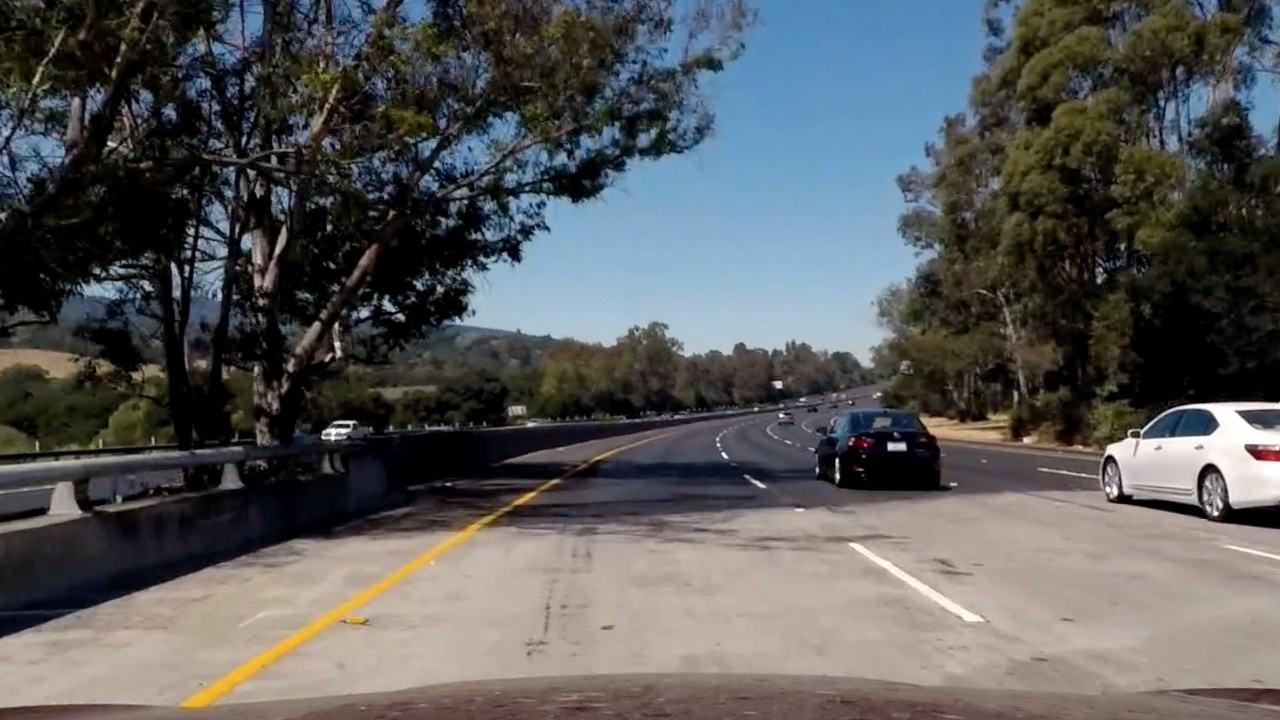
#> input picture Lesson 7/ColorandGradient/bridge_shadow.jpg, 1280 x 720 px, found by its file name
$ python process.py   (older library calls are emulated)
#> lines starting #> are read from the running program, lines starting #| are printed output that depends on the picture
import numpy as np
import cv2
import matplotlib.pyplot as plt
import matplotlib.image as mpimg


image = mpimg.imread('.\\SelfDrivingCarEngineer\\Lesson 7\\ColorandGradient\\bridge_shadow.jpg')
#> image is the input picture: shape (720, 1280, 3); mean R, G, B 89.7, 90.6, 90.8

# Edit this function to create your own pipeline.
def pipeline(img, s_thresh=(170, 255), sx_thresh=(20, 100)):
#> called with s_thresh = (170, 255), sx_thresh = (20, 100)
    img = np.copy(img)
    # Convert to HLS color space and separate the V channel
    hls = cv2.cvtColor(img, cv2.COLOR_RGB2HLS)
#> hls: shape (720, 1280, 3); mean of channels 0, 1, 2 55.3, 90.3, 67
    l_channel = hls[:,:,1]
    s_channel = hls[:,:,2]
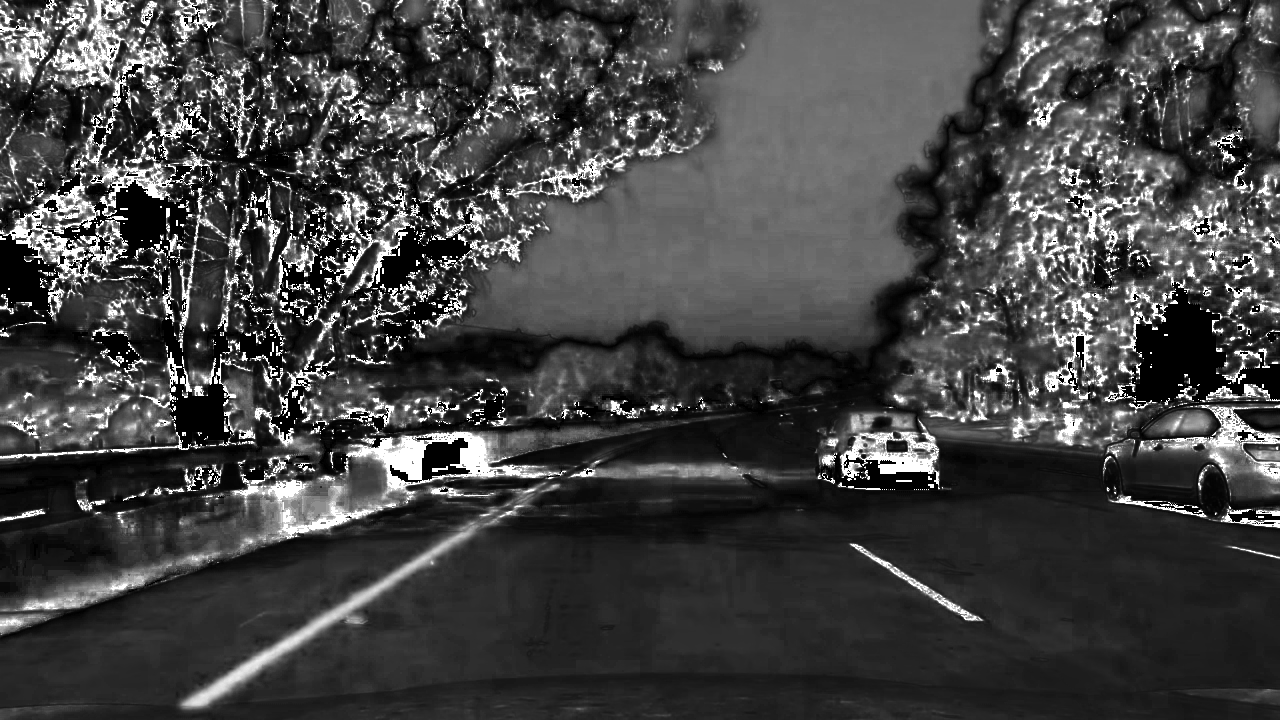
#> s_channel: shape (720, 1280); min 0, max 255, mean 67
    # Sobel x
    sobelx = cv2.Sobel(l_channel, cv2.CV_64F, 1, 0) # Take the derivative in x
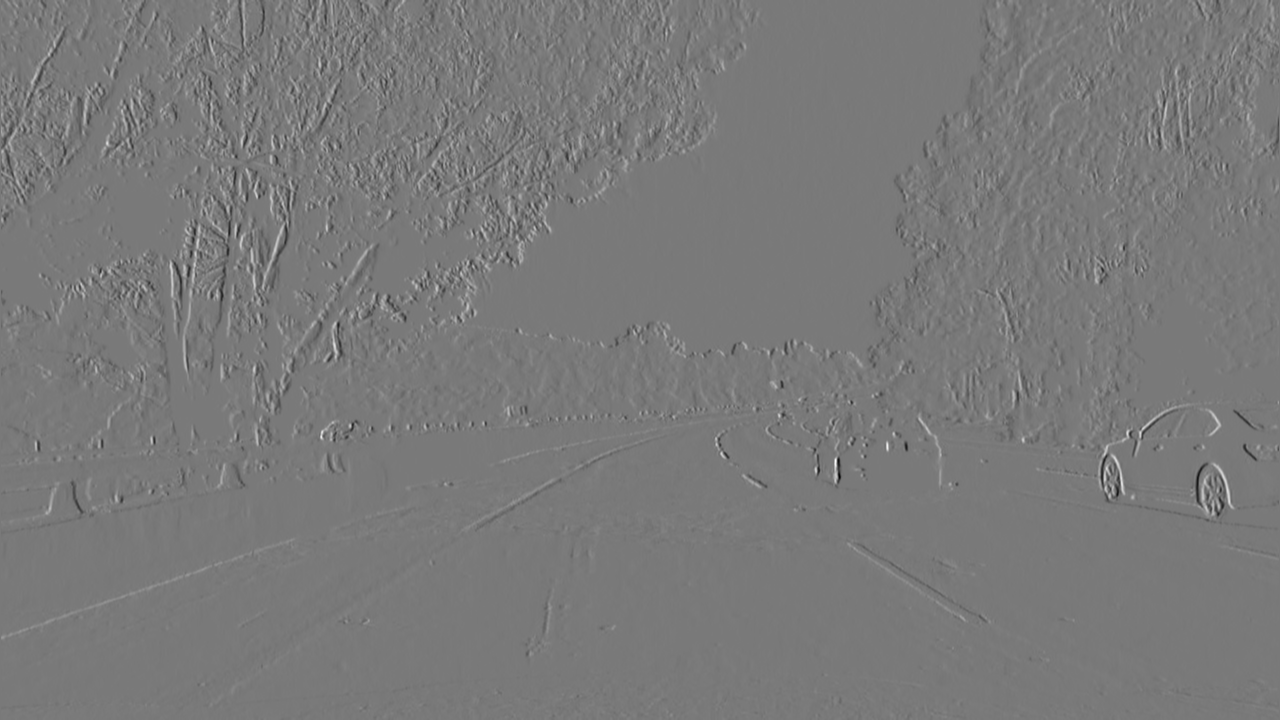
#> sobelx: shape (720, 1280) float64; min -785, max 859, mean 0.2; drawn with min black and max white
    abs_sobelx = np.absolute(sobelx) # Absolute x derivative to accentuate lines away from horizontal
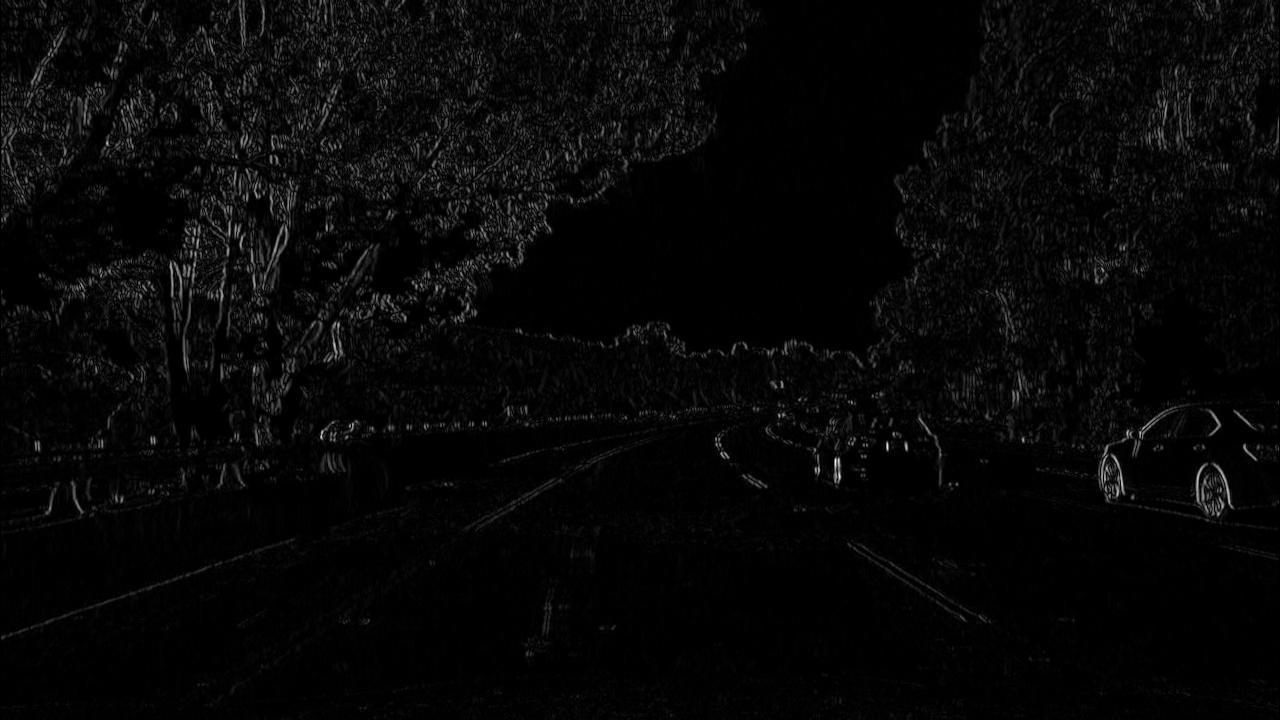
#> abs_sobelx: shape (720, 1280) float64; min 0, max 859, mean 25.8; drawn with min black and max white
    scaled_sobel = np.uint8(255*abs_sobelx/np.max(abs_sobelx))

    # Threshold x gradient
    sxbinary = np.zeros_like(scaled_sobel)
    sxbinary[(scaled_sobel >= sx_thresh[0]) & (scaled_sobel <= sx_thresh[1])] = 1

    # Threshold color channel
    s_binary = np.zeros_like(s_channel)
    s_binary[(s_channel >= s_thresh[0]) & (s_channel <= s_thresh[1])] = 1
    # Stack each channel
    color_binary = np.dstack(( np.zeros_like(sxbinary), sxbinary, s_binary)) * 255
    return color_binary

result = pipeline(image)
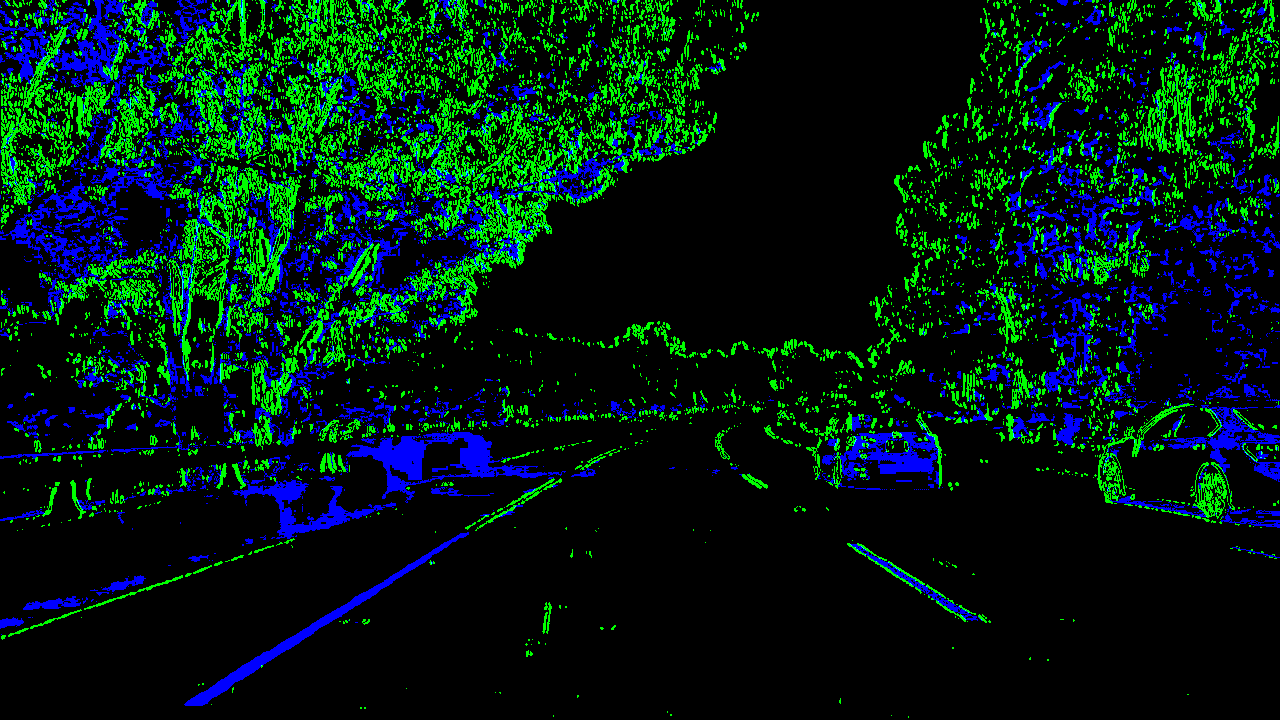
#> result: shape (720, 1280, 3); mean R, G, B 0, 27, 18.9

# Plot the result
f, (ax1, ax2) = plt.subplots(1, 2, figsize=(24, 9))
f.tight_layout()

ax1.imshow(image)
ax1.set_title('Original Image', fontsize=40)

ax2.imshow(result)
ax2.set_title('Pipeline Result', fontsize=40)
plt.subplots_adjust(left=0., right=1, top=0.9, bottom=0.)
plt.show()
